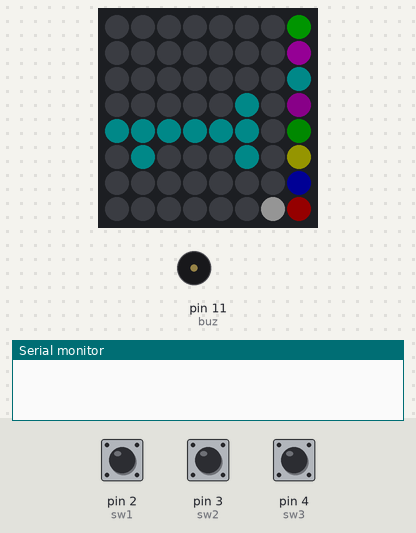
This sketch was run on a simulated Arduino Uno, built with avr-gcc and run on an emulated ATmega328P. Parts: 8×8 RGB LED matrix (first LED top left, wired row by row), buzzer (waves = sounding), the last lines printed to the serial monitor. Inputs (shaded band) come from the test bench; at power-on: pin 3 (sw2) HIGH, pin 2 (sw1) HIGH, pin 4 (sw3) HIGH. Dim RGB values are drawn brighter than linear.

Above: at 0.8 s.
0.9 s: pin 3 (sw2) pulled LOW for 0.15 s
At 1.4 s:
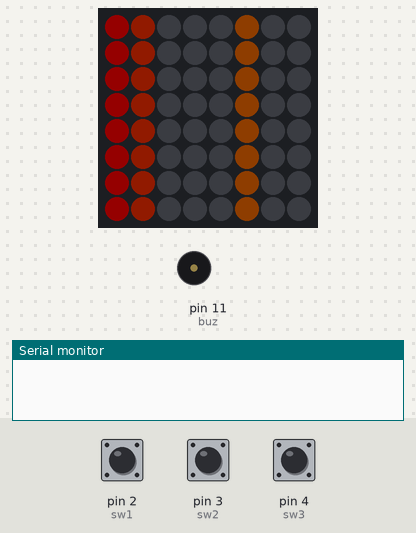
1.6 s: pin 2 (sw1) pulled LOW for 1 s
At 3.4 s:
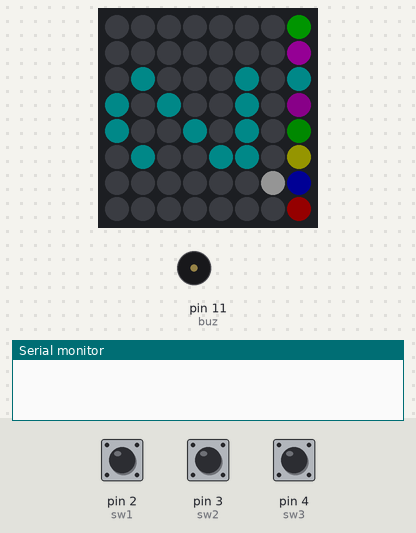
4.1 s: pin 4 (sw3) pulled LOW for 0.15 s
At 5.1 s:
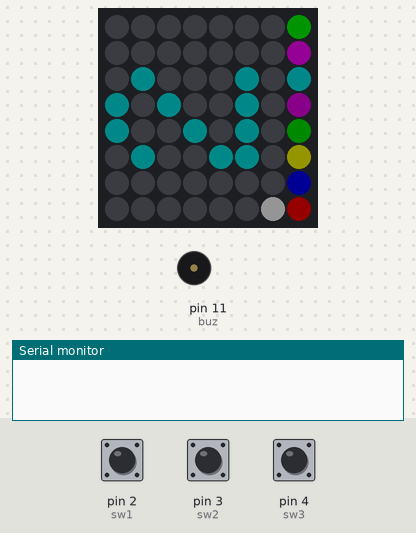
5.7 s: pin 3 (sw2) pulled LOW for 1 s
At 7.1 s:
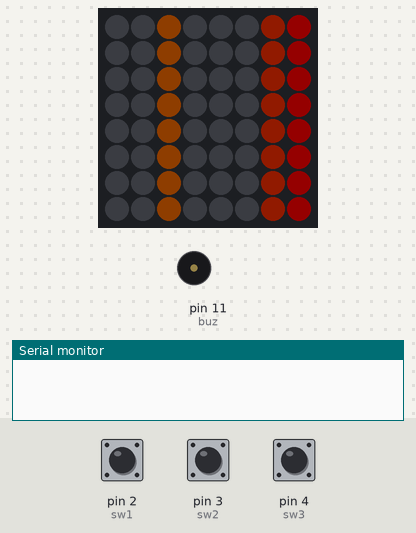
7.3 s: pin 3 (sw2) pulled LOW for 1 s
At 8.8 s:
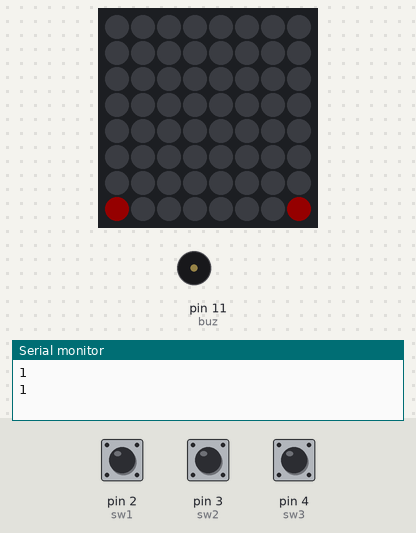
8.9 s: pin 2 (sw1) pulled LOW for 0.15 s
At 10.0 s:
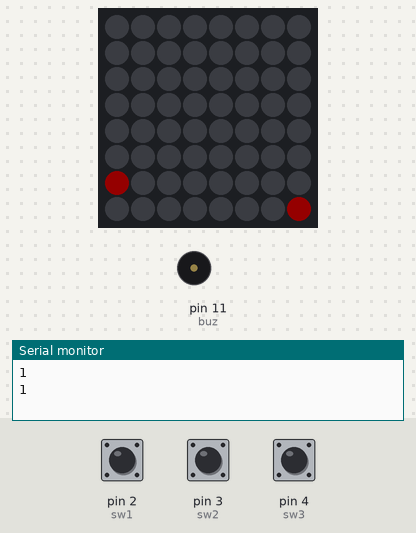
Timing chart, 0 to 11.5 s (numbered marks = the images above; inputs shaded):
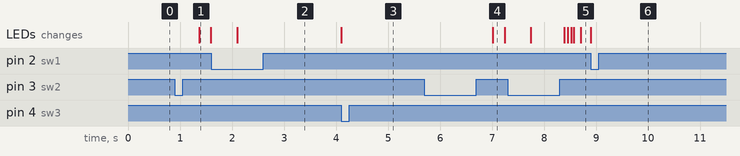

Measured:
- after the input at 0.9 s, the LEDs: change after 0.47 s (image 1)
- after the input at 1.6 s, the LEDs: change after 0.50 s (image 2)
- after the input at 4.1 s, the LEDs: change at once (image 3)
- after the input at 5.7 s, the LEDs: change after 1.3 s (image 4)
- after the input at 7.3 s, the LEDs: first differ from a run without the input after 1.1 s (image 5 shows a later state)
- after the input at 8.9 s, the LEDs: change at once (image 6)

The sketch:

GLU_Connect_Four.ino
```cpp
/*
   Connect Four Game (Demo) for the amomii Glow UNO
   Author: Shaun Armstrong

   Description:
   This Arduino sketch demonstrates a version of the Connect Four game on the Glow UNO 8x8 LED matrix.
   Players take turns dropping colored pieces into a grid, aiming to connect four of their own
   pieces vertically, horizontally, or diagonally before their opponent.

   Hardware:
   - amomii Glow UNO (WS2812B LED matrix) connected to an Arduino UNO or compatible microcontroller
   - Ensure correct wiring and pin configuration.

   Libraries:
   - FastLED: Library for controlling WS2812B LEDs.

   Usage:
   - Use the built-in buttons SW1 and SW3 for moving, and SW2 for selecting to drop pieces into columns.
   - Follow on-screen instructions or LED animations to indicate game state and player turns.

   Note:
   - This is a free demo version for demonstration purposes only.
   - Ensure the FastLED library is installed in your Arduino IDE.
   - This sketch assumes an 8x8 LED matrix; adjust `ROWS` and `COLS` for different configurations.

   For specific hardware details:
   - Visit amomii.com for more information on compatible products.

   Last Updated: 2024/07/12

   Version 1.0
*/

#include <FastLED.h>
#include "digiats.h"
#define NUM_LEDS 64
#define DATA_PIN 9
#define BRIGHTNESS 20 //change the bringhtness with values between 0 and 255
#define ROTATION 1 //you can rotate the screen by changing this value (0 - 3)

const int ROWS = 8;
const int COLS = 8;


int sw1 = 2;
int sw2 = 3;
int sw3 = 4;


//color codes
long black = 0x000000;
int red = 0;
int blue = 1;
int yellow = 2;
int green = 3;
int purple = 4;
int teal = 5;
int fuchsia = 6;
int lime = 7;

long colors[COLS] = { 0xFF0000, 0x0000FF, 0xFFFF00, 0x008000, 0x800080, 0x008080, 0xFF00FF, 0x00FF00 };
uint8_t hue;  // 0 - 255;
int Speed = 20;

//gameplay

bool SELECT = true;
int bottoms[COLS];
const int NUM_PLAYERS = 2;
bool player;
long players[NUM_PLAYERS] = { 0xFFFFFF, 0xFFFFFF };
int fallSpeed = 80;
long grid[ROWS][COLS];
bool winGrid[ROWS][COLS];
int WIN_AMOUNT = 4;
int buz = 11;

// Define the array of leds
CRGB leds[NUM_LEDS];

int pixel[ROWS][COLS];

void setup() {
  Serial.begin(9600);
  FastLED.addLeds<WS2812B, DATA_PIN, GRB>(leds, NUM_LEDS);  // GRB ordering is typical
  FastLED.setBrightness(BRIGHTNESS);
  FastLED.clear();
  FastLED.show();
  pinMode(sw1, INPUT_PULLUP);
  pinMode(sw2, INPUT_PULLUP);
  pinMode(sw3, INPUT_PULLUP);

  for (int i = 0; i < COLS; i++) {
    bottoms[i] = ROWS;
  }

  pinMode(buz, OUTPUT);

  glmx_setup(ROTATION);

  colorSelect();
}

void glmx_setup(int rot) {

  int index = 0;
  if (rot == 0) {
    for (int c = 0; c < COLS; c++) {
      for (int r = 0; r < ROWS; r++) {
        pixel[c][r] = index;
        index++;
      }
    }
  } else if (rot == 1) {
    for (int c = COLS - 1; c >= 0; c--) {
      for (int r = 0; r < ROWS; r++) {
        pixel[r][c] = index;
        index++;
      }
    }
  } else if (rot == 2) {
    for (int c = COLS - 1; c >= 0; c--) {
      for (int r = ROWS - 1; r >= 0; r--) {
        pixel[c][r] = index;
        index++;
      }
    }
  } else if (rot == 3) {
    for (int c = 0; c < COLS; c++) {
      for (int r = ROWS - 1; r >= 0; r--) {
        pixel[r][c] = index;
        index++;
      }
    }
    sw1 = 4;
    sw3 = 2;
  }
}

void colorSelect() {

  resetGame();
  int index = 0;
  for (int r = 0; r < ROWS; r++) {
    for (int c = 0; c < COLS; c++) {
      if (one[r][c]) {
        leds[pixel[r][c]] = colors[teal];
      } else {
        leds[pixel[r][c]] = black;
      }
    }
  }

  for (int c = 0; c < COLS; c++) {
    leds[pixel[ROWS - 1][c]] = colors[c];
  }
  FastLED.show();
  players[player] = colors[checkInputs(true)];
  colorSelectFX();
  rainbow_stack_up(255, 255, 255, 10);
  delay(500);
  player = !player;

  index = 0;
  for (int r = 0; r < ROWS; r++) {
    for (int c = 0; c < COLS; c++) {
      if (two[r][c]) {
        leds[pixel[r][c]] = colors[teal];
      } else {
        leds[pixel[r][c]] = black;
      }
    }
  }

  for (int c = 0; c < COLS; c++) {
    leds[pixel[ROWS - 1][c]] = colors[c];
  }
  FastLED.show();
  players[player] = colors[checkInputs(true)];
  colorSelectFX();
  rainbow_stack_down(255, 255, 255, 10);
  delay(500);
  player = !player;

  FastLED.clear();
  FastLED.show();
  SELECT = false;
}


int checkInputs(bool colorSelect) {


  bool flag = true;
  bool longPress = false;
  int button;
  bool select = false;

  while (flag) {
    if (digitalRead(sw1) == false && longPress == false) {
      longPress = true;
      if (button < COLS - 1) {
        button++;
      }
    }

    if (digitalRead(sw3) == false && longPress == false) {
      longPress = true;
      if (button > 0) {
        button--;
      }
    }

    if (digitalRead(sw2) == false && longPress == false) {
      select = true;
    }

    if (digitalRead(sw3) == digitalRead(sw2) == digitalRead(sw1) == true) {
      longPress = false;
      if (select) {
        flag = false;
      }
    }

    if (colorSelect) {

      leds[pixel[ROWS - 2][button]] = CRGB::White;
      FastLED.show();
      leds[pixel[ROWS - 2][button]] = black;
    }else{
      leds[pixel[0][button]] = players[player];
      FastLED.show();
      showGrid();
    }
  }
  return (button);
}

void changePlayer() {
  player = !player;
}

void showGrid() {
  int index = 0;
  for (int r = 0; r < ROWS; r++) {
    for (int c = 0; c < COLS; c++) {
      leds[pixel[r][c]] = grid[r][c];

    }
  }
  //FastLED.show();
}

void fallInPlace(int col) {
  int chipClick = 0;
  for (int i = 0; i < bottoms[col]; i++) {
    grid[i][col] = players[player];
    showGrid();
    FastLED.show();
    if (i != bottoms[col] - 1) {
      chipClick++;
      grid[i][col] = black;
      int gravity = 10 * i;
      delay(fallSpeed - gravity);
    }else{

    }
  }
  fallingChipFX(chipClick);
  bottoms[col]--;
}

void clearWinGrid() {
  for (int c = 0; c < COLS; c++) {
    for (int r = 0; r < ROWS; r++) {
      winGrid[r][c] = 0;
    }
  }
}

void resetGame() {
  for (int c = 0; c < COLS; c++) {
    for (int r = 0; r < ROWS; r++) {
      winGrid[r][c] = 0;
      grid[r][c] = 0;
    }
    bottoms[c] = 8;
  }
}

bool checkGame() {

  if (checkVerticle()) {
    Serial.println("vert");
    return (true);
  } else if (checkHorizontal()) {
    Serial.println("hor");
    return (true);
  } else if (checkDiagDown()) {
    Serial.println("diagDown");
    return (true);
  } else if (checkDiagUp()) {
    Serial.println("diagUp");
    return (true);
  } else {
    return (false);
  }
}

bool checkVerticle() {
  int winCount = 0;
  bool winner = false;
  //chech verticle
  for (int c = 0; c < COLS; c++) {
    for (int r = 0; r < ROWS; r++) {
      if (grid[r][c] == players[player]) {
        winCount++;
        winGrid[r][c] = 1;
        Serial.println(winCount);
      } else {
        winCount = 0;
        clearWinGrid();
      }
      if (winCount == 4) {
        winner = true;
        break;
      }
    }
    winCount = 0;
    if (winner) {
      break;
    } else {
      clearWinGrid();
    }
  }
  if (!winner) {
    clearWinGrid();
  }
  return (winner);
}

bool checkHorizontal() {
  int winCount = 0;
  bool winner = false;
  //chech verticle
  for (int r = 0; r < ROWS; r++) {
    for (int c = 0; c < COLS; c++) {
      if (grid[r][c] == players[player]) {
        winCount++;
        winGrid[r][c] = 1;
        Serial.println(winCount);
      } else {
        winCount = 0;
        clearWinGrid();
      }
      if (winCount == 4) {
        winner = true;
        break;
      }
    }
    winCount = 0;
    if (winner) {
      break;
    } else {
      clearWinGrid();
    }
  }
  if (!winner) {
    clearWinGrid();
  }
  return (winner);
}


bool checkDiagDown() {
  int winCount = 0;
  bool winner = false;
  //chech verticle
  for (int c = 0; c < 5; c++) {
    for (int r = 0; r < 5; r++) {
      if (grid[r][c] == players[player] && grid[r + 1][c + 1] == players[player] && grid[r + 2][c + 2] == players[player] && grid[r + 3][c + 3] == players[player]) {
        winGrid[r][c] = 1;
        winGrid[r + 1][c + 1] = 1;
        winGrid[r + 2][c + 2] = 1;
        winGrid[r + 3][c + 3] = 1;
        winner = true;
        break;
      } else {
        winCount = 0;
        clearWinGrid();
      }
    }  //end of r for

    if (winner) {
      break;
    } else {
      clearWinGrid();
    }
  }  //end of c for

  if (!winner) {
    clearWinGrid();
  }
  return (winner);
}


bool checkDiagUp() {
  int winCount = 0;
  bool winner = false;
  int rowStart = 3;
  //chech verticle
  for (int c = 0; c < 5; c++) {
    for (int r = rowStart; r < rowStart + 5; r++) {
      if (grid[r][c] == players[player] && grid[r - 1][c + 1] == players[player] && grid[r - 2][c + 2] == players[player] && grid[r - 3][c + 3] == players[player]) {
        winGrid[r][c] = 1;
        winGrid[r - 1][c + 1] = 1;
        winGrid[r - 2][c + 2] = 1;
        winGrid[r - 3][c + 3] = 1;
        winner = true;
        break;
      } else {
        winCount = 0;
        clearWinGrid();
      }
    }  //end of r for

    if (winner) {
      break;
    } else {
      clearWinGrid();
    }
  }  //end of c for

  if (!winner) {
    clearWinGrid();
  }
  return (winner);
}

void showWinner() {
  int winFX = 600;
  int index = 0;
  for (int r = 0; r < ROWS; r++) {
    for (int c = 0; c < COLS; c++) {
      if (winGrid[r][c]) {
        leds[pixel[r][c]] = 0xFFFFFF;
      } else {
        leds[pixel[r][c]] = players[player];
      }
      FastLED.show();
      tone(buz, winFX);
      winFX += 10;
      delay(20);
    }
  }
  delay(400);
  noTone(buz);

}

void fallingChipFX(int a) {

  randomSeed(millis());
  int hit = 650 + (a * 30);
  for (int i = 0; i < 30; i++) {
    tone(buz, hit);
    hit -= 2;
    delay(1);
  }
  noTone(buz);
}

void colorSelectFX() {
  int baseNote = 2000;  // starting frequency
  int duration = 1;     // duration of each tone
  int numNotes = 80;    // number of tones in the sequence

  for (int i = 0; i < numNotes; i++) {
    int note = baseNote + (i * 100);  // increment frequency for each note
    tone(buz, note, duration);        // play the tone
    delay(duration);                  // wait for the tone to finish
  }

  noTone(buz);  // turn off the buzzer
}

void loop() {
  int action;
  while(1){
    action = checkInputs(false);
    if(bottoms[action] != 0){
      break;
    }
  }
  fallInPlace(action);

  if (checkGame()) {
    Serial.println("yeah boi");
    showWinner();
    delay(1000);
    showGrid();
    FastLED.show();
    delay(3000);
    cross_hoop(255,255,255,177,255,255,40);
    colorSelect();
    return;
  }else{
    changePlayer();
  }

}


void spin_up(byte a, byte b, byte c, int d) {

  for (int r = ROWS - 1; r >= 0; r--) {
    for (int i = 0; i < COLS; i++) {
      leds[pixel[r][i]] = CHSV(a, b, c);
      FastLED.show();
      delay(d);
    }
  }
}

//a = hue, b = saturation, c = brightness, d = delay time
void spin_down(byte a, byte b, byte c, int d) {

  for (int r = 0; r < ROWS; r++) {
    for (int i = 0; i < COLS; i++) {
      leds[pixel[r][i]] = CHSV(a, b, c);
      delay(d);
      FastLED.show();
    }
  }
}

void hoop_down(byte a, byte b, byte c, int d) {

  for (int r = 0; r < ROWS; r++) {
    for (int i = 0; i < COLS; i++) {
      leds[pixel[r][i]] = CHSV(a, b, c);
    }
    delay(d);
    FastLED.show();
  }
}

void hoop_up(byte a, byte b, byte c, int d) {

  for (int r = 0; r < ROWS; r++) {
    for (int i = 0; i < COLS; i++) {
      leds[pixel[ROWS - 1 - r][i]] = CHSV(a, b, c);
    }

    delay(d);
    FastLED.show();
  }
}

void single_hoop_up(byte a, byte b, byte c, int d) {

  for (int r = ROWS - 1; r >= 0; r--) {
    for (int i = 0; i < COLS; i++) {
      leds[pixel[r][i]] = CHSV(a, b, c);
    }
    delay(d);
    FastLED.show();
    for (int clear = 0; clear < NUM_LEDS; clear++) {
      leds[clear] = 0x000000;
    }
  }
}

void single_hoop_down(byte a, byte b, byte c, int d) {

  for (int r = 0; r < ROWS; r++) {
    for (int i = 0; i < COLS; i++) {
      leds[pixel[r][i]] = CHSV(a, b, c);
    }
    delay(d);
    FastLED.show();
    for (int clear = 0; clear < NUM_LEDS; clear++) {
      leds[clear] = 0x000000;
    }
  }
}

void cross_hoop(byte ad, byte bd, byte cd, byte au, byte bu, byte cu, int d) {

  for (int r = 0; r < ROWS; r++) {
    for (int i = 0; i < COLS; i++) {
      leds[pixel[ROWS - 1 - r][i]] = CHSV(au, bu, cu);
      leds[pixel[r][i]] = CHSV(ad, bd, cd);
    }
    delay(d);
    FastLED.show();
    for (int clear = 0; clear < COLS; clear++) {
      leds[pixel[ROWS - 1 - r][clear]] = 0x000000;
      leds[pixel[r][clear]] = 0x000000;
    }
  }
}

void rainbow_stack_down(byte a, byte b, byte c, int d) {
  int index = ROWS;
  for (int s = 0; s < index; s++) {
    for (int r = 0; r < ROWS - s; r++) {
      for (int i = 0; i < COLS; i++) {
        leds[pixel[r][i]] = CHSV(a, b, c);
      }
      delay(d);
      FastLED.show();
      if (r != (ROWS - s) - 1) {
        for (int clear = 0; clear < COLS; clear++) {
          leds[pixel[r][clear]] = 0x000000;
        }
      }
    }
    a += 16;
  }
}

void rainbow_stack_up(byte a, byte b, byte c, int d) {
  int index = ROWS;
  for (int s = 0; s < index; s++) {
    for (int r = 0; r < ROWS - s; r++) {
      for (int i = 0; i < COLS; i++) {
        leds[pixel[ROWS - 1 - r][i]] = CHSV(a, b, c);
      }
      delay(d);
      FastLED.show();
      if (r != (ROWS - s) - 1) {
        for (int clear = 0; clear < COLS; clear++) {
          leds[pixel[ROWS - 1 - r][clear]] = 0x000000;
        }
      }
    }
    a += 16;
  }
}
```

digiats.h
```cpp
bool one[8][8] = {

  {0, 0, 0, 1, 0, 0, 0, 0},
  {0, 0, 1, 1, 0, 0, 0, 0},
  {0, 0, 0, 1, 0, 0, 0, 0},
  {0, 0, 0, 1, 0, 0, 0, 0},
  {0, 0, 0, 1, 0, 0, 0, 0},
  {0, 0, 1, 1, 1, 0, 0, 0},
  {0, 0, 0, 0, 0, 0, 0, 0},
  {0, 0, 0, 0, 0, 0, 0, 0},
};

bool two[8][8] = {

  {0, 0, 0, 1, 1, 0, 0, 0},
  {0, 0, 1, 0, 0, 1, 0, 0},
  {0, 0, 0, 0, 1, 0, 0, 0},
  {0, 0, 0, 1, 0, 0, 0, 0},
  {0, 0, 1, 0, 0, 0, 0, 0},
  {0, 0, 1, 1, 1, 1, 0, 0},
  {0, 0, 0, 0, 0, 0, 0, 0},
  {0, 0, 0, 0, 0, 0, 0, 0},
};
```
